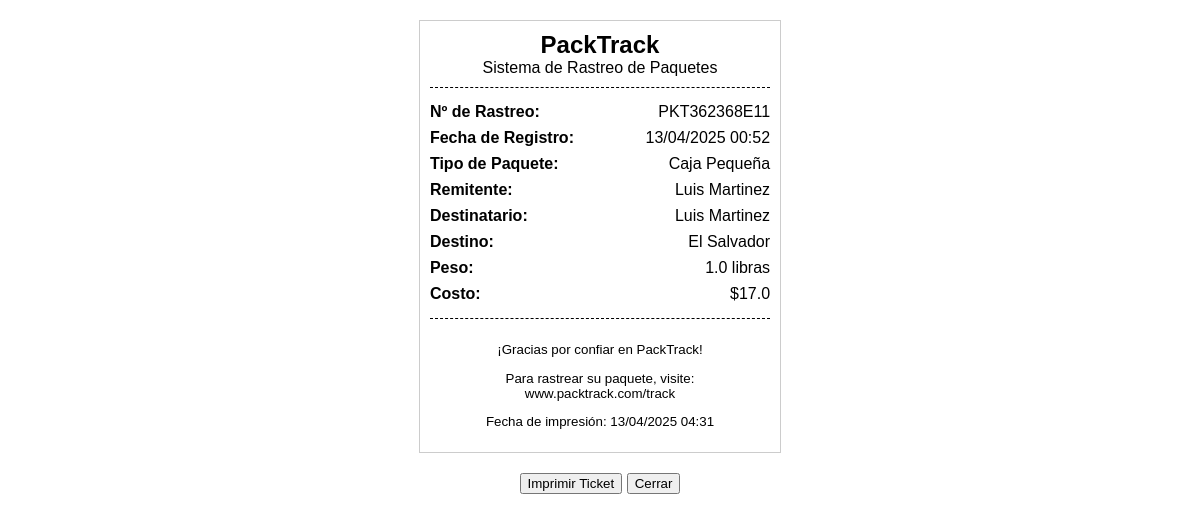
Page /ticket/PKT362368E11 (signed in) on the committed database.
### models.py (models this page shows, shortened)
class Package(db.Model):
    __tablename__ = 'packages'
    id = db.Column(db.Integer, primary_key=True)
    tracking_number = db.Column(db.String(20), unique=True, nullable=False, default=generate_tracking_number)
    customer_id = db.Column(db.Integer, db.ForeignKey('customers.id'), nullable=False)
    branch = db.Column(db.String(50), nullable=False, default='irvin')
    sender_name = db.Column(db.String(100), nullable=False)
    sender_email = db.Column(db.String(100), nullable=False)
    sender_phone = db.Column(db.String(20), nullable=False)
    recipient_name = db.Column(db.String(100), nullable=False)
    recipient_address = db.Column(db.Text, nullable=False)
    recipient_phone = db.Column(db.String(20), nullable=False)
    destination_country_code = db.Column(db.String(3), nullable=False)
    destination_country_name = db.Column(db.String(50), nullable=False)
    estimated_weight = db.Column(db.Float, nullable=False)
    actual_weight = db.Column(db.Float)
    estimated_cost = db.Column(db.Float, nullable=False)
    final_cost = db.Column(db.Float)
    package_type = db.Column(db.Enum(PackageTypeEnum), nullable=False)
    status = db.Column(db.Enum(StatusEnum), default=StatusEnum.REGISTERED, nullable=False)
    registration_date = db.Column(db.DateTime, default=datetime.utcnow, nullable=False)
    delivery_date = db.Column(db.DateTime)
    current_location = db.Column(db.String(100), default="Oficina Central")
    notification_sent = db.Column(db.Boolean, default=False)
    events = db.relationship('TrackingEvent', backref='package', lazy=True, cascade="all, delete-orphan")

### app.py (the view)
@app.route('/ticket/<tracking_number>')
@admin_required
def print_ticket(tracking_number):
    package = Package.query.filter_by(tracking_number=tracking_number).first_or_404()
    return render_template('ticket.html', package=package, now=datetime.utcnow())

### app.py (called while the page is built)
def admin_required(f):
    @wraps(f)
    def decorated_function(*args, **kwargs):
        if 'user_id' not in session:
            flash('Por favor inicie sesión para acceder a esta página', 'warning')
            return redirect(url_for('login', next=request.url))
        user = User.query.get(session['user_id'])
        if not user or not user.is_admin:
            flash('No tiene permisos para acceder a esta página', 'danger')
            return redirect(url_for('index'))
        return f(*args, **kwargs)
    return decorated_function

### Templates/ticket.html (shortened to what this page needs)
<!DOCTYPE html>
<html lang="es">
<head>
</head>
<body>
    <div class="ticket">
        <div class="header">
            <div class="company-name">PackTrack</div>
            <div>Sistema de Rastreo de Paquetes</div>
        </div>
        <div class="info-row">
            <span class="label">Nº de Rastreo:</span>
            <span class="value">{{ package.tracking_number }}</span>
        </div>
        <div class="info-row">
            <span class="label">Fecha de Registro:</span>
            <span class="value">{{ package.registration_date.strftime('%d/%m/%Y %H:%M') }}</span>
        </div>
        <div class="info-row">
            <span class="label">Tipo de Paquete:</span>
            <span class="value">
                {% if package.package_type.value == 'document' %}
                    Documento
                {% elif package.package_type.value == 'box-small' %}
                    Caja Pequeña
                {% elif package.package_type.value == 'box-medium' %}
                    Caja Mediana
                {% elif package.package_type.value == 'box-large' %}
                    Caja Grande
                {% elif package.package_type.value == 'fragile' %}
                    Frágil
                {% elif package.package_type.value == 'special' %}
                    Especial
                {% endif %}
            </span>
        </div>
        <div class="info-row">
            <span class="label">Remitente:</span>
            <span class="value">{{ package.sender_name }}</span>
        </div>
        <div class="info-row">
            <span class="label">Destinatario:</span>
            <span class="value">{{ package.recipient_name }}</span>
        </div>
        <div class="info-row">
            <span class="label">Destino:</span>
            <span class="value">{{ package.destination_country_name }}</span>
        </div>
        <div class="info-row">
            <span class="label">Peso:</span>
            <span class="value">{{ package.actual_weight if package.actual_weight else package.estimated_weight }} libras</span>
        </div>
        <div class="info-row">
            <span class="label">Costo:</span>
            <span class="value">${{ package.final_cost if package.final_cost else package.estimated_cost }}</span>
        </div>
        <div class="footer">
            <p>¡Gracias por confiar en PackTrack!</p>
            <p>Para rastrear su paquete, visite:<br>www.packtrack.com/track</p>
            <p>Fecha de impresión: {{ now.strftime('%d/%m/%Y %H:%M') }}</p>
        </div>
    </div>
    <div class="no-print" style="text-align: center; margin-top: 20px;">
        <button onclick="window.print()">Imprimir Ticket</button>
        <button onclick="window.close()">Cerrar</button>
    </div>
</body>
</html>

### Templates/ticket.html (style rules this page uses)
body { font-family: Arial, sans-serif; margin: 0; padding: 20px; font-size: 12pt; }
.ticket { width: 90mm; margin: 0 auto; border: 1px solid #ccc; padding: 10px; }
.header { text-align: center; margin-bottom: 15px; border-bottom: 1px dashed #000; padding-bottom: 10px; }
.company-name { font-size: 18pt; font-weight: bold; }
.info-row { margin-bottom: 8px; display: flex; justify-content: space-between; align-items: flex-start; }
.label { font-weight: bold; flex: 1; }
.value { flex: 1; text-align: right; word-break: break-word; }
.footer { text-align: center; margin-top: 15px; border-top: 1px dashed #000; padding-top: 10px; font-size: 10pt; }

### rows in the picture
Package: tracking_number "PKT362368E11", registration_date "13/04/2025 00:52", sender_name "Luis Martinez", recipient_name "Luis Martinez", destination_country_name "El Salvador", actual_weight+estimated_weight "1.0", final_cost+estimated_cost "17.0"
